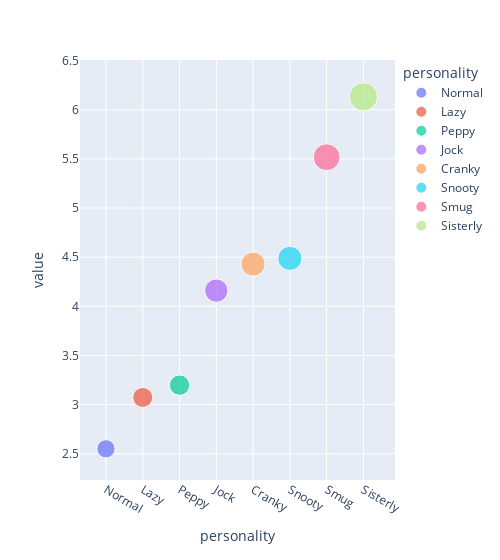

The code cell stored with this chart in its notebook:
### Code cell
fig = px.scatter(personality_rank, size=personality_rank, color=personality_rank.index, width=500)
fig.show()

### Figure 1 — Plotly figure (JSON) as saved in the notebook; plotly's stock layout.template omitted (floating-point values rounded to 4 significant figures)
{"data": [{"hovertemplate": "personality=%{x}<br>value=%{y}<br>size=%{marker.size}<extra></extra>", "legendgroup": "Normal", "marker": {"color": "#636efa", "size": [2.551], "sizemode": "area", "sizeref": 0.01533, "symbol": "circle"}, "mode": "markers", "name": "Normal", "orientation": "v", "showlegend": true, "type": "scatter", "x": ["Normal"], "xaxis": "x", "y": [2.551], "yaxis": "y"}, {"hovertemplate": "personality=%{x}<br>value=%{y}<br>size=%{marker.size}<extra></extra>", "legendgroup": "Lazy", "marker": {"color": "#EF553B", "size": [3.073], "sizemode": "area", "sizeref": 0.01533, "symbol": "circle"}, "mode": "markers", "name": "Lazy", "orientation": "v", "showlegend": true, "type": "scatter", "x": ["Lazy"], "xaxis": "x", "y": [3.073], "yaxis": "y"}, {"hovertemplate": "personality=%{x}<br>value=%{y}<br>size=%{marker.size}<extra></extra>", "legendgroup": "Peppy", "marker": {"color": "#00cc96", "size": [3.198], "sizemode": "area", "sizeref": 0.01533, "symbol": "circle"}, "mode": "markers", "name": "Peppy", "orientation": "v", "showlegend": true, "type": "scatter", "x": ["Peppy"], "xaxis": "x", "y": [3.198], "yaxis": "y"}, {"hovertemplate": "personality=%{x}<br>value=%{y}<br>size=%{marker.size}<extra></extra>", "legendgroup": "Jock", "marker": {"color": "#ab63fa", "size": [4.16], "sizemode": "area", "sizeref": 0.01533, "symbol": "circle"}, "mode": "markers", "name": "Jock", "orientation": "v", "showlegend": true, "type": "scatter", "x": ["Jock"], "xaxis": "x", "y": [4.16], "yaxis": "y"}, {"hovertemplate": "personality=%{x}<br>value=%{y}<br>size=%{marker.size}<extra></extra>", "legendgroup": "Cranky", "marker": {"color": "#FFA15A", "size": [4.43], "sizemode": "area", "sizeref": 0.01533, "symbol": "circle"}, "mode": "markers", "name": "Cranky", "orientation": "v", "showlegend": true, "type": "scatter", "x": ["Cranky"], "xaxis": "x", "y": [4.43], "yaxis": "y"}, {"hovertemplate": "personality=%{x}<br>value=%{y}<br>size=%{marker.size}<extra></extra>", "legendgroup": "Snooty", "marker": {"color": "#19d3f3", "size": [4.488], "sizemode": "area", "sizeref": 0.01533, "symbol": "circle"}, "mode": "markers", "name": "Snooty", "orientation": "v", "showlegend": true, "type": "scatter", "x": ["Snooty"], "xaxis": "x", "y": [4.488], "yaxis": "y"}, {"hovertemplate": "personality=%{x}<br>value=%{y}<br>size=%{marker.size}<extra></extra>", "legendgroup": "Smug", "marker": {"color": "#FF6692", "size": [5.517], "sizemode": "area", "sizeref": 0.01533, "symbol": "circle"}, "mode": "markers", "name": "Smug", "orientation": "v", "showlegend": true, "type": "scatter", "x": ["Smug"], "xaxis": "x", "y": [5.517], "yaxis": "y"}, {"hovertemplate": "personality=%{x}<br>value=%{y}<br>size=%{marker.size}<extra></extra>", "legendgroup": "Sisterly", "marker": {"color": "#B6E880", "size": [6.132], "sizemode": "area", "sizeref": 0.01533, "symbol": "circle"}, "mode": "markers", "name": "Sisterly", "orientation": "v", "showlegend": true, "type": "scatter", "x": ["Sisterly"], "xaxis": "x", "y": [6.132], "yaxis": "y"}], "layout": {"legend": {"itemsizing": "constant", "title": {"text": "personality"}, "tracegroupgap": 0}, "margin": {"t": 60}, "width": 500, "xaxis": {"anchor": "y", "categoryarray": ["Normal", "Lazy", "Peppy", "Jock", "Cranky", "Snooty", "Smug", "Sisterly"], "categoryorder": "array", "domain": [0, 1], "title": {"text": "personality"}}, "yaxis": {"anchor": "x", "domain": [0, 1], "title": {"text": "value"}}}}
